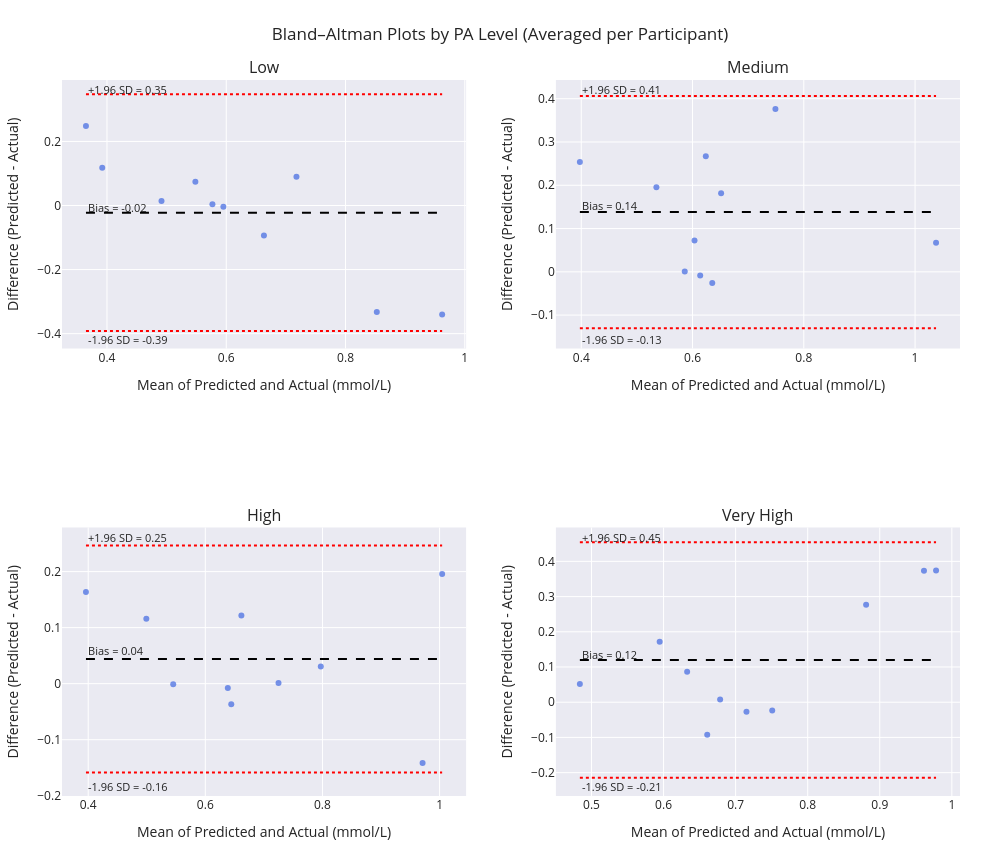

Here is the notebook cell this chart was saved with:
### Code cell
import pandas as pd
import numpy as np
import plotly.graph_objects as go
from plotly.subplots import make_subplots

df_all = df_all.dropna(subset=["Predicted Mean", "Actual Next Day Mean"])
df_all['Mean'] = (df_all['Predicted Mean'] + df_all['Actual Next Day Mean']) / 2
df_all['Difference'] = df_all['Predicted Mean'] - df_all['Actual Next Day Mean']

grouped_df = df_all.groupby(['Participant', 'Category'], observed=False).agg({
    'Mean': 'mean',
    'Difference': 'mean'
}).reset_index()

pa_levels = ['Low', 'Medium', 'High', 'Very High']
fig = make_subplots(rows=2, cols=2, subplot_titles=pa_levels)
pos_map = {0: (1, 1), 1: (1, 2), 2: (2, 1), 3: (2, 2)}

for i, level in enumerate(pa_levels):
    sub = grouped_df[grouped_df['Category'] == level]
    row, col = pos_map[i]
    mean = sub['Mean']
    diff = sub['Difference']
    bias = diff.mean()
    std = diff.std()
    loa_upper = bias + 1.96 * std
    loa_lower = bias - 1.96 * std

    fig.add_trace(go.Scatter(
        x=mean, y=diff, mode='markers',
        marker=dict(color='royalblue', size=6, opacity=0.7),
        showlegend=False
    ), row=row, col=col)

    lines = [(bias, "Bias", 'dash', 0.015),
             (loa_upper, "+1.96 SD", 'dot', 0.015),
             (loa_lower, "-1.96 SD", 'dot', -0.025)]

    for y_val, label, style, offset in lines:
        fig.add_trace(go.Scatter(
            x=[mean.min(), mean.max()],
            y=[y_val, y_val],
            mode='lines',
            line=dict(color='red' if 'SD' in label else 'black', dash=style),
            showlegend=False
        ), row=row, col=col)

        fig.add_annotation(
            x=mean.min(),
            y=y_val + offset,
            text=f"{label} = {y_val:.2f}",
            showarrow=False,
            font=dict(size=11),
            xanchor='left',
            row=row, col=col
        )

    fig.update_xaxes(title_text="Mean of Predicted and Actual (mmol/L)", row=row, col=col)
    fig.update_yaxes(title_text="Difference (Predicted - Actual)", row=row, col=col)

fig.update_layout(
    height=850,
    width=1000,
    template="seaborn",
    title="Bland–Altman Plots by PA Level (Averaged per Participant)",
    margin=dict(t=80, l=40, r=40, b=40)
)

fig.show()

### Figure 1 — Plotly figure (JSON) as saved in the notebook; plotly's stock layout.template omitted (floating-point values rounded to 4 significant figures)
{"data": [{"marker": {"color": "royalblue", "opacity": 0.7, "size": 6}, "mode": "markers", "showlegend": false, "type": "scatter", "x": [0.962, 0.4914, 0.7177, 0.8524, 0.3921, 0.5482, 0.3648, 0.5951, 0.5768, 0.6632], "xaxis": "x", "y": [-0.3404, 0.01393, 0.08958, -0.3326, 0.1181, 0.07432, 0.2485, -0.004146, 0.003546, -0.09375], "yaxis": "y"}, {"line": {"color": "black", "dash": "dash"}, "mode": "lines", "showlegend": false, "type": "scatter", "x": [0.3648, 0.962], "xaxis": "x", "y": [-0.02229, -0.02229], "yaxis": "y"}, {"line": {"color": "red", "dash": "dot"}, "mode": "lines", "showlegend": false, "type": "scatter", "x": [0.3648, 0.962], "xaxis": "x", "y": [0.3472, 0.3472], "yaxis": "y"}, {"line": {"color": "red", "dash": "dot"}, "mode": "lines", "showlegend": false, "type": "scatter", "x": [0.3648, 0.962], "xaxis": "x", "y": [-0.3918, -0.3918], "yaxis": "y"}, {"marker": {"color": "royalblue", "opacity": 0.7, "size": 6}, "mode": "markers", "showlegend": false, "type": "scatter", "x": [1.038, 0.6239, 0.749, 0.6513, 0.535, 0.6036, 0.3974, 0.6355, 0.586, 0.6137], "xaxis": "x2", "y": [0.06708, 0.2672, 0.3763, 0.1816, 0.1952, 0.07253, 0.2538, -0.02596, 0.000719, -0.008314], "yaxis": "y2"}, {"line": {"color": "black", "dash": "dash"}, "mode": "lines", "showlegend": false, "type": "scatter", "x": [0.3974, 1.038], "xaxis": "x2", "y": [0.138, 0.138], "yaxis": "y2"}, {"line": {"color": "red", "dash": "dot"}, "mode": "lines", "showlegend": false, "type": "scatter", "x": [0.3974, 1.038], "xaxis": "x2", "y": [0.4062, 0.4062], "yaxis": "y2"}, {"line": {"color": "red", "dash": "dot"}, "mode": "lines", "showlegend": false, "type": "scatter", "x": [0.3974, 1.038], "xaxis": "x2", "y": [-0.1302, -0.1302], "yaxis": "y2"}, {"marker": {"color": "royalblue", "opacity": 0.7, "size": 6}, "mode": "markers", "showlegend": false, "type": "scatter", "x": [1.004, 0.5452, 0.971, 0.7971, 0.6615, 0.4993, 0.3962, 0.6443, 0.6384, 0.725], "xaxis": "x3", "y": [0.1957, -0.001163, -0.1416, 0.03056, 0.1218, 0.1157, 0.1634, -0.03691, -0.007542, 0.001093], "yaxis": "y3"}, {"line": {"color": "black", "dash": "dash"}, "mode": "lines", "showlegend": false, "type": "scatter", "x": [0.3962, 1.004], "xaxis": "x3", "y": [0.0441, 0.0441], "yaxis": "y3"}, {"line": {"color": "red", "dash": "dot"}, "mode": "lines", "showlegend": false, "type": "scatter", "x": [0.3962, 1.004], "xaxis": "x3", "y": [0.2467, 0.2467], "yaxis": "y3"}, {"line": {"color": "red", "dash": "dot"}, "mode": "lines", "showlegend": false, "type": "scatter", "x": [0.3962, 1.004], "xaxis": "x3", "y": [-0.1585, -0.1585], "yaxis": "y3"}, {"marker": {"color": "royalblue", "opacity": 0.7, "size": 6}, "mode": "markers", "showlegend": false, "type": "scatter", "x": [0.9613, 0.6606, 0.9781, 0.881, 0.6327, 0.5946, 0.4839, 0.715, 0.7508, 0.6785], "xaxis": "x4", "y": [0.3733, -0.09223, 0.3744, 0.2768, 0.08633, 0.1717, 0.05197, -0.02707, -0.02343, 0.007501], "yaxis": "y4"}, {"line": {"color": "black", "dash": "dash"}, "mode": "lines", "showlegend": false, "type": "scatter", "x": [0.4839, 0.9781], "xaxis": "x4", "y": [0.1199, 0.1199], "yaxis": "y4"}, {"line": {"color": "red", "dash": "dot"}, "mode": "lines", "showlegend": false, "type": "scatter", "x": [0.4839, 0.9781], "xaxis": "x4", "y": [0.4542, 0.4542], "yaxis": "y4"}, {"line": {"color": "red", "dash": "dot"}, "mode": "lines", "showlegend": false, "type": "scatter", "x": [0.4839, 0.9781], "xaxis": "x4", "y": [-0.2144, -0.2144], "yaxis": "y4"}], "layout": {"annotations": [{"font": {"size": 16}, "showarrow": false, "text": "Low", "x": 0.225, "xanchor": "center", "xref": "paper", "y": 1, "yanchor": "bottom", "yref": "paper"}, {"font": {"size": 16}, "showarrow": false, "text": "Medium", "x": 0.775, "xanchor": "center", "xref": "paper", "y": 1, "yanchor": "bottom", "yref": "paper"}, {"font": {"size": 16}, "showarrow": false, "text": "High", "x": 0.225, "xanchor": "center", "xref": "paper", "y": 0.375, "yanchor": "bottom", "yref": "paper"}, {"font": {"size": 16}, "showarrow": false, "text": "Very High", "x": 0.775, "xanchor": "center", "xref": "paper", "y": 0.375, "yanchor": "bottom", "yref": "paper"}, {"font": {"size": 11}, "showarrow": false, "text": "Bias = -0.02", "x": 0.3648, "xanchor": "left", "xref": "x", "y": -0.007295, "yref": "y"}, {"font": {"size": 11}, "showarrow": false, "text": "+1.96 SD = 0.35", "x": 0.3648, "xanchor": "left", "xref": "x", "y": 0.3622, "yref": "y"}, {"font": {"size": 11}, "showarrow": false, "text": "-1.96 SD = -0.39", "x": 0.3648, "xanchor": "left", "xref": "x", "y": -0.4168, "yref": "y"}, {"font": {"size": 11}, "showarrow": false, "text": "Bias = 0.14", "x": 0.3974, "xanchor": "left", "xref": "x2", "y": 0.153, "yref": "y2"}, {"font": {"size": 11}, "showarrow": false, "text": "+1.96 SD = 0.41", "x": 0.3974, "xanchor": "left", "xref": "x2", "y": 0.4212, "yref": "y2"}, {"font": {"size": 11}, "showarrow": false, "text": "-1.96 SD = -0.13", "x": 0.3974, "xanchor": "left", "xref": "x2", "y": -0.1552, "yref": "y2"}, {"font": {"size": 11}, "showarrow": false, "text": "Bias = 0.04", "x": 0.3962, "xanchor": "left", "xref": "x3", "y": 0.0591, "yref": "y3"}, {"font": {"size": 11}, "showarrow": false, "text": "+1.96 SD = 0.25", "x": 0.3962, "xanchor": "left", "xref": "x3", "y": 0.2617, "yref": "y3"}, {"font": {"size": 11}, "showarrow": false, "text": "-1.96 SD = -0.16", "x": 0.3962, "xanchor": "left", "xref": "x3", "y": -0.1835, "yref": "y3"}, {"font": {"size": 11}, "showarrow": false, "text": "Bias = 0.12", "x": 0.4839, "xanchor": "left", "xref": "x4", "y": 0.1349, "yref": "y4"}, {"font": {"size": 11}, "showarrow": false, "text": "+1.96 SD = 0.45", "x": 0.4839, "xanchor": "left", "xref": "x4", "y": 0.4692, "yref": "y4"}, {"font": {"size": 11}, "showarrow": false, "text": "-1.96 SD = -0.21", "x": 0.4839, "xanchor": "left", "xref": "x4", "y": -0.2394, "yref": "y4"}], "height": 850, "margin": {"b": 40, "l": 40, "r": 40, "t": 80}, "title": {"text": "Bland–Altman Plots by PA Level (Averaged per Participant)"}, "width": 1000, "xaxis": {"anchor": "y", "domain": [0, 0.45], "title": {"text": "Mean of Predicted and Actual (mmol/L)"}}, "xaxis2": {"anchor": "y2", "domain": [0.55, 1], "title": {"text": "Mean of Predicted and Actual (mmol/L)"}}, "xaxis3": {"anchor": "y3", "domain": [0, 0.45], "title": {"text": "Mean of Predicted and Actual (mmol/L)"}}, "xaxis4": {"anchor": "y4", "domain": [0.55, 1], "title": {"text": "Mean of Predicted and Actual (mmol/L)"}}, "yaxis": {"anchor": "x", "domain": [0.625, 1], "title": {"text": "Difference (Predicted - Actual)"}}, "yaxis2": {"anchor": "x2", "domain": [0.625, 1], "title": {"text": "Difference (Predicted - Actual)"}}, "yaxis3": {"anchor": "x3", "domain": [0, 0.375], "title": {"text": "Difference (Predicted - Actual)"}}, "yaxis4": {"anchor": "x4", "domain": [0, 0.375], "title": {"text": "Difference (Predicted - Actual)"}}}}
